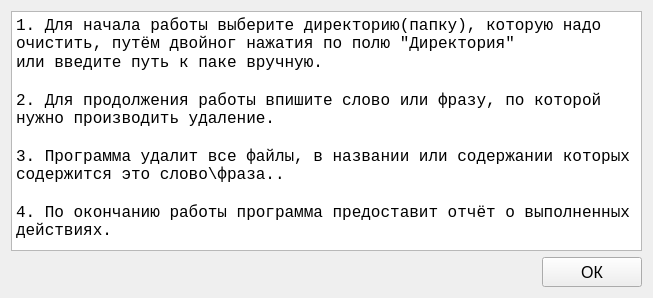
<?xml version="1.0" encoding="UTF-8"?>
<ui version="4.0">
 <class>Form</class>
 <widget class="QWidget" name="Form">
  <property name="geometry">
   <rect>
    <x>0</x>
    <y>0</y>
    <width>653</width>
    <height>298</height>
   </rect>
  </property>
  <property name="windowTitle">
   <string>Form</string>
  </property>
  <layout class="QGridLayout" name="gridLayout">
   <item row="0" column="0" colspan="2">
    <widget class="QTextBrowser" name="textBrowser">
     <property name="minimumSize">
      <size>
       <width>400</width>
       <height>200</height>
      </size>
     </property>
     <property name="font">
      <font>
       <family>Consolas</family>
      </font>
     </property>
     <property name="html">
      <string>&lt;!DOCTYPE HTML PUBLIC &quot;-//W3C//DTD HTML 4.0//EN&quot; &quot;http://www.w3.org/TR/REC-html40/strict.dtd&quot;&gt;
&lt;html&gt;&lt;head&gt;&lt;meta name=&quot;qrichtext&quot; content=&quot;1&quot; /&gt;&lt;style type=&quot;text/css&quot;&gt;
p, li { white-space: pre-wrap; }
&lt;/style&gt;&lt;/head&gt;&lt;body style=&quot; font-family:'Consolas'; font-size:8.25pt; font-weight:400; font-style:normal;&quot;&gt;
&lt;p style=&quot; margin-top:0px; margin-bottom:0px; margin-left:0px; margin-right:0px; -qt-block-indent:0; text-indent:0px;&quot;&gt;&lt;span style=&quot; font-size:12pt;&quot;&gt;1. Для начала работы выберите директорию(папку), которую надо очистить, путём двойног нажатия по полю &amp;quot;Директория&amp;quot;&lt;/span&gt;&lt;/p&gt;
&lt;p style=&quot; margin-top:0px; margin-bottom:0px; margin-left:0px; margin-right:0px; -qt-block-indent:0; text-indent:0px;&quot;&gt;&lt;span style=&quot; font-size:12pt;&quot;&gt;или введите путь к паке вручную.&lt;/span&gt;&lt;/p&gt;
&lt;p style=&quot;-qt-paragraph-type:empty; margin-top:0px; margin-bottom:0px; margin-left:0px; margin-right:0px; -qt-block-indent:0; text-indent:0px; font-size:12pt;&quot;&gt;&lt;br /&gt;&lt;/p&gt;
&lt;p style=&quot; margin-top:0px; margin-bottom:0px; margin-left:0px; margin-right:0px; -qt-block-indent:0; text-indent:0px;&quot;&gt;&lt;span style=&quot; font-size:12pt;&quot;&gt;2. Для продолжения работы впишите слово или фразу, по которой нужно производить удаление.&lt;/span&gt;&lt;/p&gt;
&lt;p style=&quot;-qt-paragraph-type:empty; margin-top:0px; margin-bottom:0px; margin-left:0px; margin-right:0px; -qt-block-indent:0; text-indent:0px; font-size:12pt;&quot;&gt;&lt;br /&gt;&lt;/p&gt;
&lt;p style=&quot; margin-top:0px; margin-bottom:0px; margin-left:0px; margin-right:0px; -qt-block-indent:0; text-indent:0px;&quot;&gt;&lt;span style=&quot; font-size:12pt;&quot;&gt;3. Программа удалит все файлы, в названии или содержании которых содержится это слово\фраза..&lt;/span&gt;&lt;/p&gt;
&lt;p style=&quot;-qt-paragraph-type:empty; margin-top:0px; margin-bottom:0px; margin-left:0px; margin-right:0px; -qt-block-indent:0; text-indent:0px; font-size:12pt;&quot;&gt;&lt;br /&gt;&lt;/p&gt;
&lt;p style=&quot; margin-top:0px; margin-bottom:0px; margin-left:0px; margin-right:0px; -qt-block-indent:0; text-indent:0px;&quot;&gt;&lt;span style=&quot; font-size:12pt;&quot;&gt;4. По окончанию работы программа предоставит отчёт о выполненных действиях.&lt;/span&gt;&lt;/p&gt;&lt;/body&gt;&lt;/html&gt;</string>
     </property>
    </widget>
   </item>
   <item row="1" column="1">
    <widget class="QPushButton" name="delallButton">
     <property name="minimumSize">
      <size>
       <width>75</width>
       <height>30</height>
      </size>
     </property>
     <property name="maximumSize">
      <size>
       <width>100</width>
       <height>16777215</height>
      </size>
     </property>
     <property name="font">
      <font>
       <pointsize>12</pointsize>
      </font>
     </property>
     <property name="text">
      <string>ОК</string>
     </property>
    </widget>
   </item>
  </layout>
 </widget>
 <resources/>
 <connections>
  <connection>
   <sender>delallButton</sender>
   <signal>clicked()</signal>
   <receiver>Form</receiver>
   <slot>close()</slot>
   <hints>
    <hint type="sourcelabel">
     <x>563</x>
     <y>276</y>
    </hint>
    <hint type="destinationlabel">
     <x>195</x>
     <y>274</y>
    </hint>
   </hints>
  </connection>
 </connections>
</ui>
